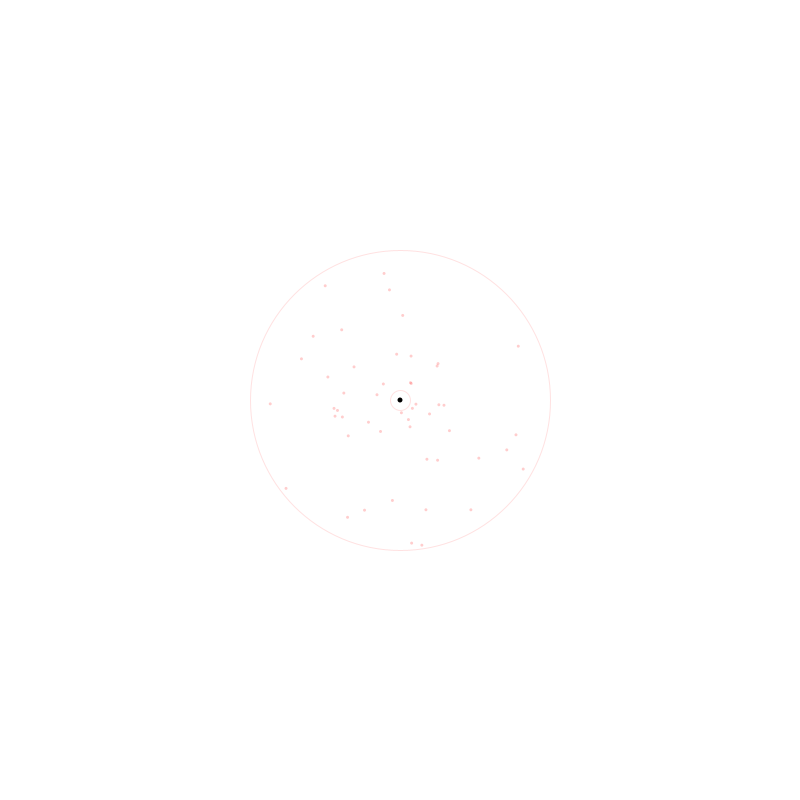
Frame 1 (no input)
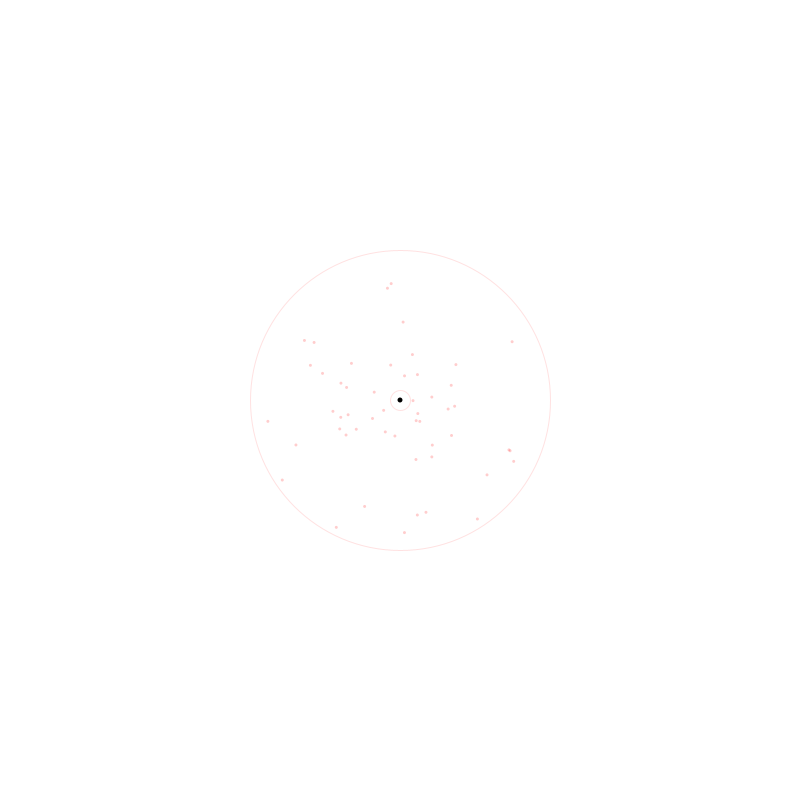
Frame 60 (the mouse pressed at the canvas centre just before this capture)
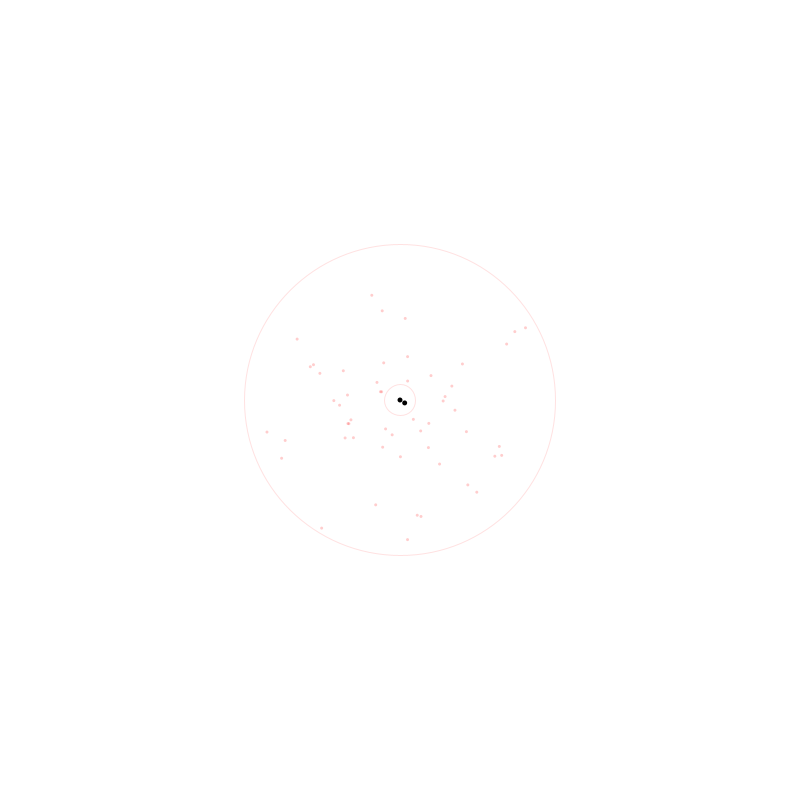
Frame 120 (the mouse held since frame 60 and released just before this capture)

The Processing sketch that drew these frames (run headless with seeded random() and noise(); from frame 60 on, the mouse is pressed at the canvas centre):

// Processing sketch: processing_5527
// ── processing_5527.pde

ArrayList agents;
ArrayList frozen;
float diameter = 5;
int stickiness = 8;
int speed = 2;
int numAgents = 50;
int maxAgents = 1000;
int numPoints = 10000;
float radius;
int bandWidth = 150;

void setup(){
  size (800,800);
  background(255);
  frameRate(120);

  agents = new ArrayList();
  frozen = new ArrayList();

  radius = 0;

  fill(0);
  stroke(0,10);
  pushMatrix();
  translate(width/2, height/2);
  ellipse(0,0,diameter,diameter);
  popMatrix();

  frozen.add(new Point(width/2,height/2));

  for (int i=0; i<numAgents; i++){
    agents.add(new Agent());
  }
}

void draw(){
  background(255);
  println("frameCount="+frameCount+" frameRate="+frameRate + " particles=" +frozen.size()+"  agents="+agents.size()+"  radius="+radius);
  stroke(255,0,0,30);
  noFill();
  ellipse(width/2,height/2,2*(radius+10),2*(radius+10));
  ellipse(width/2,height/2,2*(radius+bandWidth),2*(radius+bandWidth));

  if (agents.size() < maxAgents && frameCount%30==0) agents.add(new Agent());

  for (int i=0; i<agents.size(); i++){
    Agent a = (Agent)agents.get(i);
    a.run();
  }
  for (int i=0; i<frozen.size(); i++){
    Point p = (Point)frozen.get(i);
    float[] pos = p.getPoint();
    fill(0);
    ellipse(pos[0],pos[1],diameter,diameter);
  }
}



class Agent{
  float x,y;
  boolean reset = false;

  Agent(){
    if (radius<width/2){
      float r = random(radius+10,radius+bandWidth);
      float theta = random(TWO_PI);
      x = r * cos(theta) + width/2;
      y = r * sin(theta) + height/2;
    }
    else {
      x = round(random(1)*width);
      y = round(random(1)*height);
    }
  }

  void run(){
    if (reset){
      if (radius<width/2){
        float r = random(radius+10,radius+bandWidth);
        float theta = random(TWO_PI);
        x = r * cos(theta) + width/2;
        y = r * sin(theta) + height/2;
      }
      else {
        x = round(random(1)*width);
        y = round(random(1)*height);
      }
      reset = false;
    }
    x+=random(-1,1)*speed;
    y+=random(-1,1)*speed;

    if (dist(x,y,width/2,height/2)>radius + bandWidth) reset = true;

    fill(255,0,0,50);
    noStroke();
    ellipse(x,y,3,3);

    float prox = diameter+stickiness+1;
    float cdist = dist(x,y,width/2,height/2);

    if (cdist < radius+10){
      for (int i=0; i<frozen.size(); i++){
        Point a = (Point)frozen.get(i);
        float[] pos = a.getPoint();
        prox = min(prox,dist(x,y,pos[0],pos[1]));
        if (prox <= diameter+stickiness) {
          x = pos[0] + (diameter*(x-pos[0]))/dist(x,y,pos[0],pos[1]);
          y = pos[1] + (diameter*(y-pos[1]))/dist(x,y,pos[0],pos[1]);
          fill(0);
          stroke(0,10);
          pushMatrix();
          translate(x,y);
          //sphere(diameter);
          //point(0,0,0);
          ellipse(0,0,diameter,diameter);
          popMatrix();

          frozen.add(new Point(x,y));

          reset = true;

          break;
        }
      }
    }
  }
}





class Point{
  float[] c = new float[2];

  Point(float _x, float _y){
    c[0]=_x;
    c[1]=_y;
    float d = dist(_x,_y,width/2,height/2);
    radius = max(radius,d);
    if (radius > width/2) radius = width/2;
  }

  float[] getPoint(){
    return c;
  }
}
